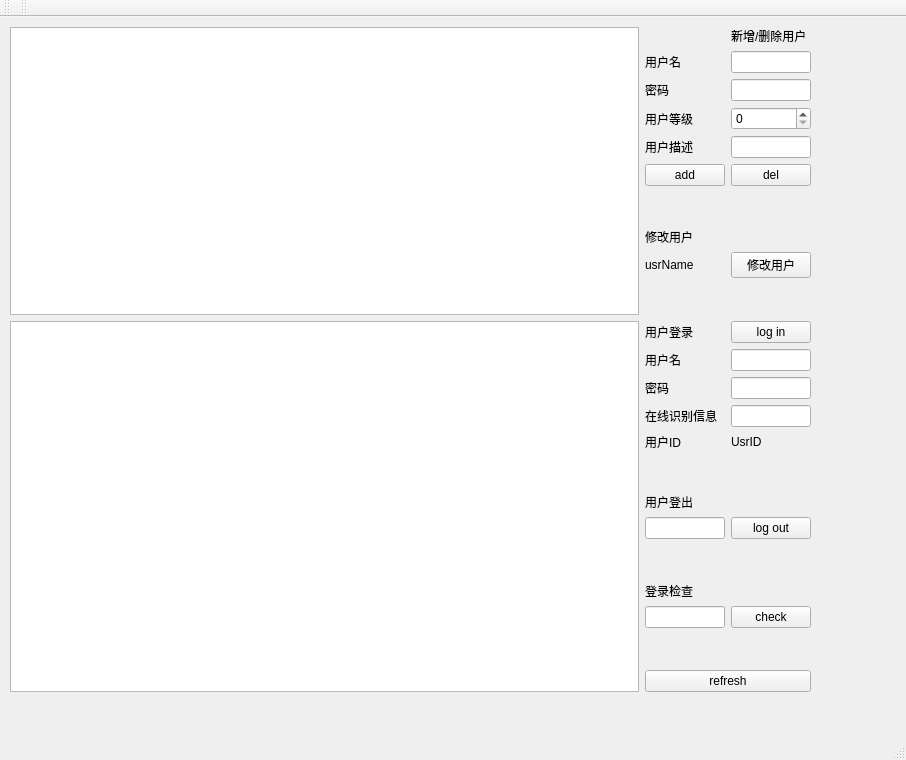
<?xml version="1.0" encoding="UTF-8"?>
<ui version="4.0">
 <class>MainWindow</class>
 <widget class="QMainWindow" name="MainWindow">
  <property name="geometry">
   <rect>
    <x>0</x>
    <y>0</y>
    <width>906</width>
    <height>760</height>
   </rect>
  </property>
  <property name="windowTitle">
   <string>MainWindow</string>
  </property>
  <widget class="QWidget" name="centralWidget">
   <widget class="QWidget" name="gridLayoutWidget_4">
    <property name="geometry">
     <rect>
      <x>0</x>
      <y>0</y>
      <width>821</width>
      <height>685</height>
     </rect>
    </property>
    <layout class="QGridLayout" name="gridLayout_4" columnstretch="2,2,1">
     <property name="sizeConstraint">
      <enum>QLayout::SetDefaultConstraint</enum>
     </property>
     <property name="leftMargin">
      <number>10</number>
     </property>
     <property name="topMargin">
      <number>10</number>
     </property>
     <property name="rightMargin">
      <number>10</number>
     </property>
     <property name="bottomMargin">
      <number>10</number>
     </property>
     <item row="9" column="2">
      <spacer name="verticalSpacer_4">
       <property name="orientation">
        <enum>Qt::Vertical</enum>
       </property>
       <property name="sizeHint" stdset="0">
        <size>
         <width>20</width>
         <height>40</height>
        </size>
       </property>
      </spacer>
     </item>
     <item row="0" column="2">
      <layout class="QGridLayout" name="gridLayout" columnstretch="1,1">
       <item row="5" column="0">
        <widget class="QPushButton" name="pbAdd">
         <property name="text">
          <string>add</string>
         </property>
        </widget>
       </item>
       <item row="1" column="1">
        <widget class="QLineEdit" name="leNewUsrName"/>
       </item>
       <item row="4" column="1">
        <widget class="QLineEdit" name="leNewUsrDescript"/>
       </item>
       <item row="5" column="1">
        <widget class="QPushButton" name="pbDel">
         <property name="text">
          <string>del</string>
         </property>
        </widget>
       </item>
       <item row="1" column="0">
        <widget class="QLabel" name="label">
         <property name="text">
          <string>用户名</string>
         </property>
        </widget>
       </item>
       <item row="3" column="1">
        <widget class="QSpinBox" name="cbNewUsrLevel"/>
       </item>
       <item row="3" column="0">
        <widget class="QLabel" name="label_3">
         <property name="text">
          <string>用户等级</string>
         </property>
        </widget>
       </item>
       <item row="2" column="0">
        <widget class="QLabel" name="label_2">
         <property name="text">
          <string>密码</string>
         </property>
        </widget>
       </item>
       <item row="2" column="1">
        <widget class="QLineEdit" name="leNewUsrPswd"/>
       </item>
       <item row="4" column="0">
        <widget class="QLabel" name="label_4">
         <property name="text">
          <string>用户描述</string>
         </property>
        </widget>
       </item>
       <item row="0" column="1">
        <widget class="QLabel" name="lbAddDelUsr">
         <property name="text">
          <string>新增/删除用户</string>
         </property>
        </widget>
       </item>
      </layout>
     </item>
     <item row="10" column="2">
      <widget class="QPushButton" name="pbRefresh">
       <property name="text">
        <string>refresh</string>
       </property>
      </widget>
     </item>
     <item row="1" column="2">
      <spacer name="verticalSpacer">
       <property name="orientation">
        <enum>Qt::Vertical</enum>
       </property>
       <property name="sizeHint" stdset="0">
        <size>
         <width>20</width>
         <height>40</height>
        </size>
       </property>
      </spacer>
     </item>
     <item row="3" column="2">
      <spacer name="verticalSpacer_5">
       <property name="orientation">
        <enum>Qt::Vertical</enum>
       </property>
       <property name="sizeHint" stdset="0">
        <size>
         <width>20</width>
         <height>40</height>
        </size>
       </property>
      </spacer>
     </item>
     <item row="6" column="2">
      <layout class="QGridLayout" name="gridLayout_3" columnstretch="1,1">
       <item row="1" column="1">
        <widget class="QPushButton" name="pbLogOut">
         <property name="text">
          <string>log out</string>
         </property>
        </widget>
       </item>
       <item row="1" column="0">
        <widget class="QLineEdit" name="leUsrID"/>
       </item>
       <item row="0" column="0" colspan="2">
        <widget class="QLabel" name="lbLogOut">
         <property name="text">
          <string>用户登出</string>
         </property>
        </widget>
       </item>
      </layout>
     </item>
     <item row="2" column="2">
      <layout class="QGridLayout" name="gridLayout_5" columnstretch="1,1">
       <item row="0" column="0" colspan="2">
        <widget class="QLabel" name="lbModifyUsr">
         <property name="text">
          <string>修改用户</string>
         </property>
        </widget>
       </item>
       <item row="1" column="1">
        <widget class="QPushButton" name="pbModifyUsr">
         <property name="text">
          <string>修改用户</string>
         </property>
        </widget>
       </item>
       <item row="1" column="0">
        <widget class="QLabel" name="lbUsrName">
         <property name="text">
          <string>usrName</string>
         </property>
        </widget>
       </item>
      </layout>
     </item>
     <item row="5" column="2">
      <spacer name="verticalSpacer_2">
       <property name="orientation">
        <enum>Qt::Vertical</enum>
       </property>
       <property name="sizeHint" stdset="0">
        <size>
         <width>20</width>
         <height>40</height>
        </size>
       </property>
      </spacer>
     </item>
     <item row="7" column="2">
      <spacer name="verticalSpacer_3">
       <property name="orientation">
        <enum>Qt::Vertical</enum>
       </property>
       <property name="sizeHint" stdset="0">
        <size>
         <width>20</width>
         <height>40</height>
        </size>
       </property>
      </spacer>
     </item>
     <item row="8" column="2">
      <layout class="QGridLayout" name="gridLayout_6" columnstretch="1,1">
       <item row="1" column="0">
        <widget class="QLineEdit" name="leUsrID_2"/>
       </item>
       <item row="1" column="1">
        <widget class="QPushButton" name="pbCheck">
         <property name="text">
          <string>check</string>
         </property>
        </widget>
       </item>
       <item row="0" column="0" colspan="2">
        <widget class="QLabel" name="lbLogCheck">
         <property name="text">
          <string>登录检查</string>
         </property>
        </widget>
       </item>
      </layout>
     </item>
     <item row="4" column="2">
      <layout class="QGridLayout" name="gridLayout_2" columnstretch="1,1,1,1" columnminimumwidth="0,0,0,0">
       <item row="0" column="0" colspan="2">
        <widget class="QLabel" name="lbLogin">
         <property name="text">
          <string>用户登录</string>
         </property>
        </widget>
       </item>
       <item row="1" column="0" colspan="2">
        <widget class="QLabel" name="lbName">
         <property name="text">
          <string>用户名</string>
         </property>
        </widget>
       </item>
       <item row="2" column="0" colspan="2">
        <widget class="QLabel" name="lbPswd">
         <property name="text">
          <string>密码</string>
         </property>
        </widget>
       </item>
       <item row="4" column="0" colspan="2">
        <widget class="QLabel" name="lbOnlineUsrInfo">
         <property name="text">
          <string>在线识别信息</string>
         </property>
        </widget>
       </item>
       <item row="5" column="0" colspan="2">
        <widget class="QLabel" name="lbUsrID">
         <property name="text">
          <string>用户ID</string>
         </property>
        </widget>
       </item>
       <item row="5" column="2" colspan="2">
        <widget class="QLabel" name="lbUsrID_res">
         <property name="text">
          <string>UsrID</string>
         </property>
        </widget>
       </item>
       <item row="4" column="2" colspan="2">
        <widget class="QLineEdit" name="leOnlineUsrInfo"/>
       </item>
       <item row="2" column="2" colspan="2">
        <widget class="QLineEdit" name="leUsrPswd"/>
       </item>
       <item row="1" column="2" colspan="2">
        <widget class="QLineEdit" name="leUsrName"/>
       </item>
       <item row="0" column="2" colspan="2">
        <widget class="QPushButton" name="pbLogIn">
         <property name="text">
          <string>log in</string>
         </property>
        </widget>
       </item>
      </layout>
     </item>
     <item row="0" column="0" rowspan="4" colspan="2">
      <widget class="QTableView" name="SessionInfoList"/>
     </item>
     <item row="4" column="0" rowspan="7" colspan="2">
      <widget class="QTableView" name="UsrInfoList"/>
     </item>
    </layout>
   </widget>
  </widget>
  <widget class="QMenuBar" name="menuBar">
   <property name="geometry">
    <rect>
     <x>0</x>
     <y>0</y>
     <width>906</width>
     <height>28</height>
    </rect>
   </property>
  </widget>
  <widget class="QToolBar" name="mainToolBar">
   <attribute name="toolBarArea">
    <enum>TopToolBarArea</enum>
   </attribute>
   <attribute name="toolBarBreak">
    <bool>false</bool>
   </attribute>
  </widget>
  <widget class="QStatusBar" name="statusBar"/>
  <widget class="QToolBar" name="toolBar">
   <property name="windowTitle">
    <string>toolBar</string>
   </property>
   <attribute name="toolBarArea">
    <enum>TopToolBarArea</enum>
   </attribute>
   <attribute name="toolBarBreak">
    <bool>false</bool>
   </attribute>
  </widget>
 </widget>
 <layoutdefault spacing="6" margin="11"/>
 <tabstops>
  <tabstop>leNewUsrName</tabstop>
  <tabstop>leNewUsrPswd</tabstop>
  <tabstop>cbNewUsrLevel</tabstop>
  <tabstop>leNewUsrDescript</tabstop>
  <tabstop>pbAdd</tabstop>
  <tabstop>pbDel</tabstop>
  <tabstop>pbModifyUsr</tabstop>
  <tabstop>pbLogIn</tabstop>
  <tabstop>leUsrName</tabstop>
  <tabstop>leUsrPswd</tabstop>
  <tabstop>leOnlineUsrInfo</tabstop>
  <tabstop>leUsrID</tabstop>
  <tabstop>pbLogOut</tabstop>
  <tabstop>leUsrID_2</tabstop>
  <tabstop>pbCheck</tabstop>
  <tabstop>pbRefresh</tabstop>
  <tabstop>SessionInfoList</tabstop>
  <tabstop>UsrInfoList</tabstop>
 </tabstops>
 <resources/>
 <connections/>
</ui>
